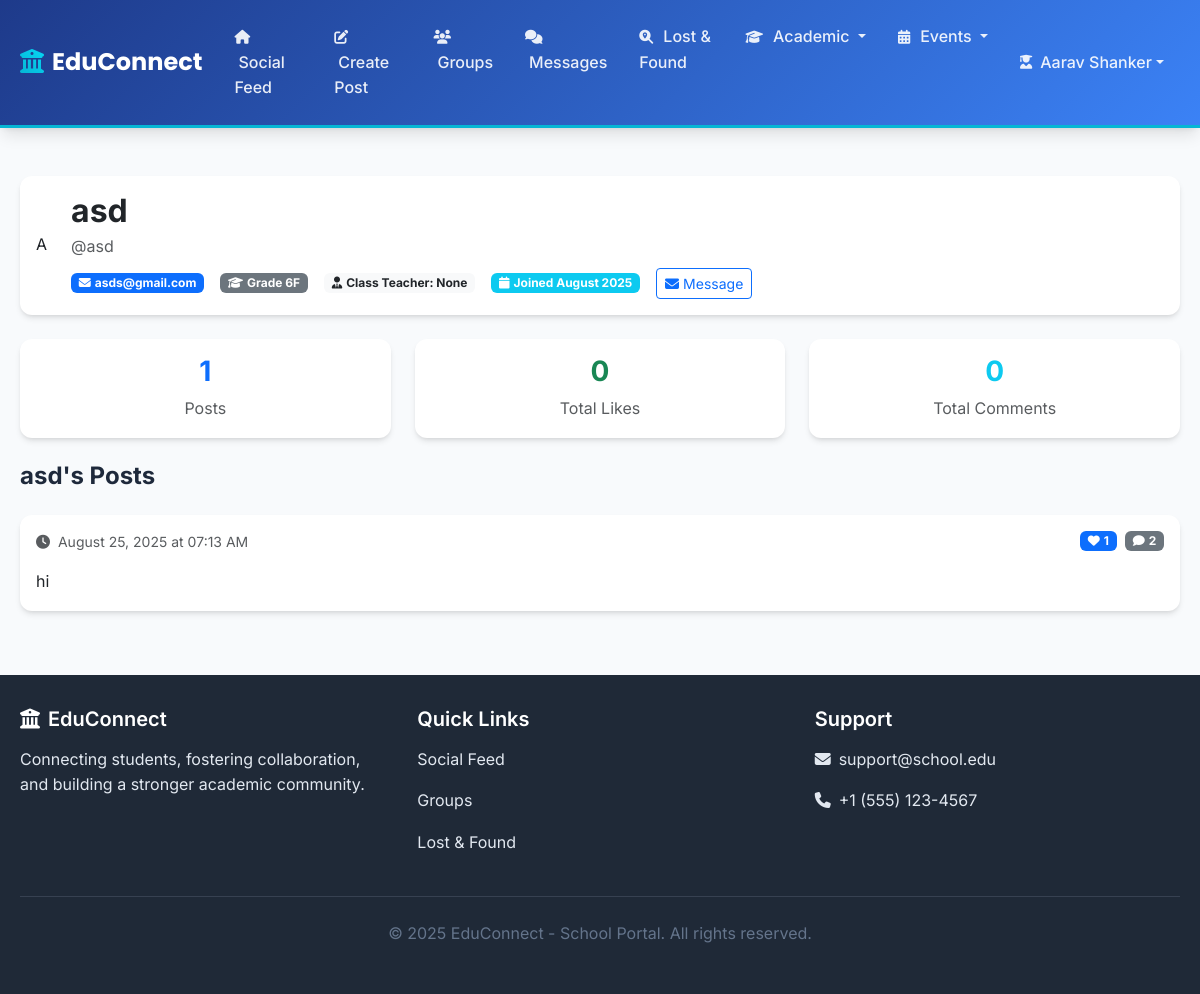
/user/asd (signed in), run on the app's committed database.
### models.py (models this page shows, shortened)
class User(db.Model):
    id = db.Column(db.Integer, primary_key=True)
    username = db.Column(db.String(64), unique=True, nullable=False)
    email = db.Column(db.String(120), unique=True, nullable=False)
    password_hash = db.Column(db.String(256), nullable=False)
    full_name = db.Column(db.String(100), nullable=False)
    bio = db.Column(db.Text, default='')
    is_admin = db.Column(db.Boolean, default=False, nullable=False)
    is_teacher = db.Column(db.Boolean, default=False, nullable=False)
    is_prefect = db.Column(db.Boolean, default=False, nullable=False)
    is_parent = db.Column(db.Boolean, default=False, nullable=False)  # New field for parents
    house = db.Column(db.String(20), nullable=True)  # St. Patrick, St. Raphael, St. Nicolas, St. Michael
    grade_level = db.Column(db.String(20))
    section = db.Column(db.String(1), nullable=True)  # A-I sections for both students and teachers
    subject_taught = db.Column(db.String(50), nullable=True)  # For teachers
    class_teacher_grade = db.Column(db.String(20), nullable=True)  # Grade this teacher is class teacher of
    class_teacher_section = db.Column(db.String(1), nullable=True)  # Section this teacher is class teacher of
    points = db.Column(db.Integer, default=12, nullable=False)  # Student points system - default 12
    is_limited = db.Column(db.Boolean, default=False, nullable=False)  # Limitation status
    limit_reason = db.Column(db.Text)  # Reason for limitation
    limit_start_date = db.Column(db.DateTime)  # When limitation started
    limit_end_date = db.Column(db.DateTime)  # When limitation expires (None for permanent)
    limited_by_id = db.Column(db.Integer, db.ForeignKey('user.id'))  # Admin who applied limitation
    date_created = db.Column(db.DateTime, default=get_ist_now)
    posts = db.relationship('Post', backref='author', lazy='select', cascade='all, delete-orphan')
    comments = db.relationship('Comment', backref='author', lazy='select', cascade='all, delete-orphan')
    likes = db.relationship('Like', backref='user', lazy='select', cascade='all, delete-orphan')
    sent_messages = db.relationship('DirectMessage', foreign_keys='DirectMessage.sender_id', backref='sender', lazy='select', cascade='all, delete-orphan')
    received_messages = db.relationship('DirectMessage', foreign_keys='DirectMessage.receiver_id', backref='receiver', lazy='select', cascade='all, delete-orphan')
    created_groups = db.relationship('Group', foreign_keys='Group.admin_id', backref='admin', lazy='select')
    group_memberships = db.relationship('GroupMembership', backref='user', lazy='select', cascade='all, delete-orphan')
    children_relations = db.relationship('ParentChild', foreign_keys='ParentChild.parent_id', backref='parent', lazy='select', cascade='all, delete-orphan')
    parent_relations = db.relationship('ParentChild', foreign_keys='ParentChild.child_id', backref='child', lazy='select', cascade='all, delete-orphan')
    limited_by = db.relationship('User', foreign_keys=[limited_by_id], remote_side=[id], backref='users_limited')
    def is_limited_currently(self):
        if not self.is_limited:
            return False
    def get_class_teacher(self):
        if self.is_teacher or self.is_admin or self.is_parent:
            return None
        if not self.grade_level or not self.section:
            return None
        class_teacher = User.query.filter_by(
            is_teacher=True,
            class_teacher_grade=self.grade_level,
            class_teacher_section=self.section
        ).first()
        return class_teacher

class Post(db.Model):
    id = db.Column(db.Integer, primary_key=True)
    content = db.Column(db.Text, nullable=False)
    date_posted = db.Column(db.DateTime, default=get_ist_now)
    user_id = db.Column(db.Integer, db.ForeignKey('user.id'), nullable=False)
    comments = db.relationship('Comment', backref='post', lazy='select', cascade='all, delete-orphan')
    likes = db.relationship('Like', backref='post', lazy='select', cascade='all, delete-orphan')
    @property
    def like_count(self):
        return Like.query.filter_by(post_id=self.id).count()

### routes.py (the view)
@app.route('/user/<username>')
def view_user_profile(username):
    if 'user_id' not in session:
        flash('Please log in to view profiles.', 'error')
        return redirect(url_for('login'))
    user = User.query.filter_by(username=username).first_or_404()
    current_user = User.query.get(session['user_id'])
    page = request.args.get('page', 1, type=int)
    per_page = 15  # Show 15 posts per page
    user_posts_pagination = Post.query\
        .filter_by(user_id=user.id)\
        .order_by(Post.date_posted.desc())\
        .paginate(page=page, per_page=per_page, error_out=False)
    return render_template('view_profile.html',
                         user=user,
                         posts=user_posts_pagination.items,
                         pagination=user_posts_pagination,
                         current_user=current_user)

### routes.py (called while the page is built)
@app.context_processor
def utility_processor():
    def get_user_by_id(user_id):
        if user_id:
            return User.query.get(user_id)
        return None
    def is_logged_in():
        return 'user_id' in session
    def can_access_social_features():
        if 'user_id' not in session:
            return False
        user = User.query.get(session['user_id'])
        return user and not user.is_limited_currently()
    return dict(get_user_by_id=get_user_by_id, is_logged_in=is_logged_in, can_access_social_features=can_access_social_features, datetime=get_ist_now, get_ist_now=get_ist_now)

### templates/view_profile.html (shortened to what this page needs)
{% extends "base.html" %}
{% block content %}
<div class="row">
    <div class="col-12">
        <div class="card mb-4">
            <div class="card-body">
                <div class="d-flex align-items-center">
                    <div class="avatar-circle-lg me-4">
                        {{ user.full_name[0].upper() }}
                    </div>
                    <div class="flex-grow-1">
                        <h2 class="fw-bold mb-1">
                            {{ user.full_name }}
                        </h2>
                        <p class="text-muted mb-2">@{{ user.username }}</p>
                        <div class="d-flex flex-wrap gap-3 align-items-center">
                            <span class="badge bg-primary">
                                <i class="fas fa-envelope me-1"></i>{{ user.email }}
                            </span>
                            {% if user.grade_level %}
                                <span class="badge bg-secondary">
                                    <i class="fas fa-graduation-cap me-1"></i>Grade {{ user.grade_level }}{% if user.section %}{{ user.section }}{% endif %}
                                </span>
                            {% endif %}
                            {% if not user.is_teacher and not user.is_admin and not user.is_parent %}
                                {% set class_teacher = user.get_class_teacher() %}
                                <span class="badge bg-light text-dark">
                                    <i class="fas fa-user-tie me-1"></i>Class Teacher: {% if class_teacher %}{{ class_teacher.full_name }}{% else %}None{% endif %}
                                </span>
                            {% endif %}
                            <span class="badge bg-info">
                                <i class="fas fa-calendar me-1"></i>Joined {{ user.date_created.strftime('%B %Y') }}
                            </span>
                            {% if current_user.id != user.id %}
                                <a href="{{ url_for('view_conversation', username=user.username) }}"
                                   class="btn btn-sm btn-outline-primary">
                                    <i class="fas fa-envelope me-1"></i>Message
                                </a>
                            {% endif %}
                        </div>
                    </div>
                </div>
            </div>
        </div>
        <div class="row mb-4">
            <div class="col-md-4">
                <div class="card text-center">
                    <div class="card-body">
                        <h3 class="fw-bold text-primary">{{ posts|length }}</h3>
                        <p class="text-muted mb-0">Posts</p>
                    </div>
                </div>
            </div>
            <div class="col-md-4">
                <div class="card text-center">
                    <div class="card-body">
                        <h3 class="fw-bold text-success">
                            {% set total_likes = 0 %}
                            {% for post in posts %}
                                {% set total_likes = total_likes + post.like_count %}
                            {% endfor %}
                            {{ total_likes }}
                        </h3>
                        <p class="text-muted mb-0">Total Likes</p>
                    </div>
                </div>
            </div>
            <div class="col-md-4">
                <div class="card text-center">
                    <div class="card-body">
                        <h3 class="fw-bold text-info">
                            {% set total_comments = 0 %}
                            {% for post in posts %}
                                {% set total_comments = total_comments + post.comments|length %}
                            {% endfor %}
                            {{ total_comments }}
                        </h3>
                        <p class="text-muted mb-0">Total Comments</p>
                    </div>
                </div>
            </div>
        </div>
        <div class="d-flex justify-content-between align-items-center mb-3">
            <h4 class="fw-bold">{{ user.full_name }}'s Posts</h4>
        </div>
        {% if posts %}
            {% for post in posts %}
            <div class="card mb-3">
                <div class="card-body">
                    <div class="d-flex justify-content-between align-items-start mb-3">
                        <small class="text-muted">
                            <i class="fas fa-clock me-1"></i>
                            {{ post.date_posted.strftime('%B %d, %Y at %I:%M %p') }}
                        </small>
                        <div class="d-flex gap-2">
                            <span class="badge bg-primary">
                                <i class="fas fa-heart me-1"></i>{{ post.like_count }}
                            </span>
                            <span class="badge bg-secondary">
                                <i class="fas fa-comment me-1"></i>{{ post.comments|length }}
                            </span>
                        </div>
                    </div>
                    <p class="mb-0">{{ post.content }}</p>
                </div>
            </div>
            {% endfor %}
        {% endif %}
    </div>
</div>
{% endblock %}

### templates/base.html (style rules this page uses)
:root { --primary-color: #1e3a8a; --secondary-color: #3b82f6; --accent-color: #06b6d4; --success-color: #10b981; --warning-color: #f59e0b; --danger-color: #ef4444; --dark-color: #1f2937; --light-gray: #f8fafc; --medium-gray: #e2e8f0; --text-primary: #1e293b; --text-secondary: #64748b; --border-radius: 12px; --shadow-sm: 0 1px 2px 0 rgb(0 0 0 / 0.05); --shadow-md: 0 4px 6px -1px rgb(0 0 0 / 0.1), 0 2px 4px -2px rgb(0 0 0 / 0.1); --shadow-lg: 0 10px 15px -3px rgb(0 0 0 / 0.1), 0 4px 6px -4px rgb(0 0 0 / 0.1); }
* { box-sizing: border-box; }
body { font-family: 'Inter', -apple-system, BlinkMacSystemFont, sans-serif; background-color: var(--light-gray); color: var(--text-primary); line-height: 1.6; }
.card { border: none; border-radius: var(--border-radius); box-shadow: var(--shadow-md); transition: all 0.3s ease; overflow: hidden; }

### data on the page
User: full_name "A", full_name "asd", username "asd", email "asds@gmail.com", grade_level "6", section "F", date_created "August 2025"
Post: date_posted "August 25, 2025 at 07:13 AM", like_count "1", comments|length "2", content "hi"

### other printed values
{{ session.username }} "Aarav Shanker"
{{ posts|length }} "1"
{{ total_likes }} "0"
{{ total_comments }} "0"
